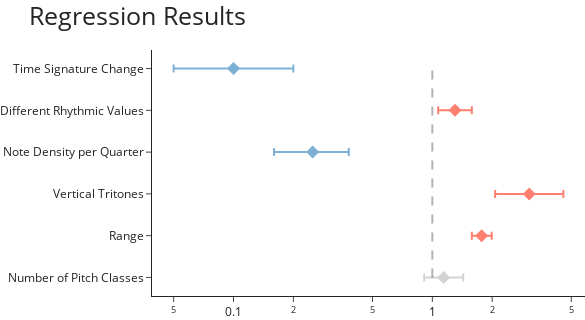

This figure's notebook cell:
### Code cell
# plot regression coefficients as odds ratios
fig = go.Figure()

odds = lom['odds ratio']
names = lom['names'].replace({'Number of Different Rhythmic Values Present':'Different Rhythmic Values', 'Note Density per Quarter Note':'Note Density per Quarter'})
colors = ['#7eb0d5' if x < 1 else 'lightgrey' if x < 1.2 else '#fd7f6f' for x in odds]
errors_low = lom['odds ratio ci low diff']
errors_high = lom['odds ratio ci high diff']
          
for odd, name, error_low, error_high, color in zip(odds, names, errors_low, errors_high, colors):
    fig.add_trace(go.Scatter(
        x=[odd],
        y=[name],
        error_x=dict(
            type='data',
            symmetric=False,
            array=[error_high],
            arrayminus=[error_low],
            color=color,
            thickness=2
        ),
        mode='markers',
        marker=dict(size=10, symbol='diamond', color=color),
        name=''
    ))

# add vertical line at odds = 1 (null hypothesis)
fig.add_shape(go.layout.Shape(
    type="line",
    x0=1,
    x1=1,
    y0='Number of Pitch Classes',
    y1='Time Signature Change',
    line=dict(color='black', width=2, dash='dash')
))

# layout
fig.update_layout(
    title=dict(text='Regression Results', font=dict(size=25)),
    margin=dict(l=0,r=0,b=0,t=50),
    height=320,
    template='simple_white',
    showlegend=False,
    paper_bgcolor='rgba(0,0,0,0)',
    plot_bgcolor='rgba(0,0,0,0)'
)
fig.update_xaxes(type="log")

export_and_plot(fig, 'regression_results', width=585)

### Figure 1 — Plotly figure (JSON) as saved in the notebook; plotly's stock layout.template omitted (floating-point values rounded to 4 significant figures)
{"data": [{"error_x": {"array": [0.29], "arrayminus": [0.23], "color": "lightgrey", "symmetric": false, "thickness": 2, "type": "data"}, "marker": {"color": "lightgrey", "size": 10, "symbol": "diamond"}, "mode": "markers", "name": "", "type": "scatter", "x": [1.14], "y": ["Number of Pitch Classes"]}, {"error_x": {"array": [0.22], "arrayminus": [0.19], "color": "#fd7f6f", "symmetric": false, "thickness": 2, "type": "data"}, "marker": {"color": "#fd7f6f", "size": 10, "symbol": "diamond"}, "mode": "markers", "name": "", "type": "scatter", "x": [1.77], "y": ["Range"]}, {"error_x": {"array": [1.49], "arrayminus": [1], "color": "#fd7f6f", "symmetric": false, "thickness": 2, "type": "data"}, "marker": {"color": "#fd7f6f", "size": 10, "symbol": "diamond"}, "mode": "markers", "name": "", "type": "scatter", "x": [3.07], "y": ["Vertical Tritones"]}, {"error_x": {"array": [0.13], "arrayminus": [0.09], "color": "#7eb0d5", "symmetric": false, "thickness": 2, "type": "data"}, "marker": {"color": "#7eb0d5", "size": 10, "symbol": "diamond"}, "mode": "markers", "name": "", "type": "scatter", "x": [0.25], "y": ["Note Density per Quarter"]}, {"error_x": {"array": [0.28], "arrayminus": [0.23], "color": "#fd7f6f", "symmetric": false, "thickness": 2, "type": "data"}, "marker": {"color": "#fd7f6f", "size": 10, "symbol": "diamond"}, "mode": "markers", "name": "", "type": "scatter", "x": [1.3], "y": ["Different Rhythmic Values"]}, {"error_x": {"array": [0.1], "arrayminus": [0.05], "color": "#7eb0d5", "symmetric": false, "thickness": 2, "type": "data"}, "marker": {"color": "#7eb0d5", "size": 10, "symbol": "diamond"}, "mode": "markers", "name": "", "type": "scatter", "x": [0.1], "y": ["Time Signature Change"]}], "layout": {"height": 320, "margin": {"b": 0, "l": 0, "r": 0, "t": 50}, "paper_bgcolor": "rgba(0,0,0,0)", "plot_bgcolor": "rgba(0,0,0,0)", "shapes": [{"line": {"color": "black", "dash": "dash", "width": 2}, "type": "line", "x0": 1, "x1": 1, "y0": "Number of Pitch Classes", "y1": "Time Signature Change"}], "showlegend": false, "title": {"font": {"size": 25}, "text": "Regression Results"}, "width": 585, "xaxis": {"type": "log"}}}
